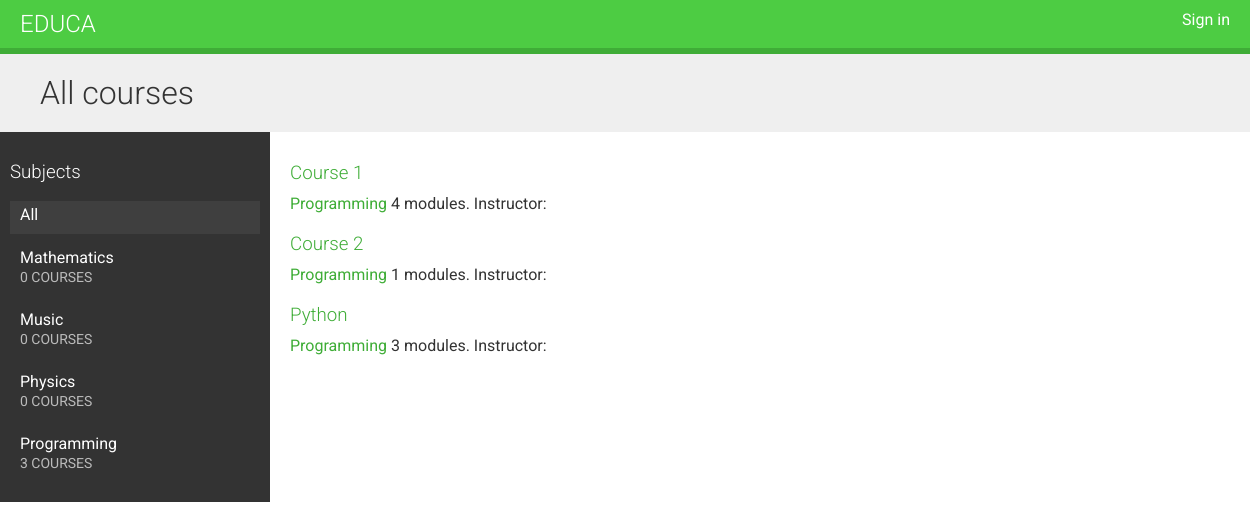
The page / on the database its author committed.
### courses/models.py (models this page shows, shortened)
class Subject(models.Model):
    title = models.CharField(max_length=200)
    slug = models.SlugField(max_length=200, unique=True)
    class Meta:
        ordering = ['title']
    def __str__(self):
        return self.title

class Course(models.Model):
    owner = models.ForeignKey(User,
                              related_name='courses_created',
                              on_delete=models.CASCADE)
    subject = models.ForeignKey(Subject,
                                related_name='courses',
                                on_delete=models.CASCADE)
    title = models.CharField(max_length=200)
    slug = models.SlugField(max_length=200, unique=True)
    overview = models.TextField()
    created = models.DateTimeField(auto_now_add=True)
    students = models.ManyToManyField(User,
                                      related_name='courses_joined',
                                      blank=True)
    class Meta:
        ordering = ['-created']

### courses/views.py (the view)
# urls.py: path('', CourseListView.as_view(), name='course_list'),
class CourseListView(TemplateResponseMixin, View):
    model = Course
    template_name = 'courses/course/list.html'
    def get(self, request, subject=None):
        subjects = cache.get('all_subjects')
        if not subjects:
            subjects = Subject.objects.annotate(
                total_courses=Count('courses'))
            cache.set('all_subjects', subjects)
        all_courses = Course.objects.annotate(
            total_modules=Count('modules'))
        if subject:
            subject = get_object_or_404(Subject, slug=subject)
            key = f'subject_{subject.id}_courses'
            courses = cache.get(key)
            if not courses:
                courses = all_courses.filter(subject=subject)
                cache.set(key, courses)
        else:
            courses = cache.get('all_courses')
            if not courses:
                courses = all_courses
                cache.set('all_courses', courses)
        return self.render_to_response({'subjects': subjects,
                                        'subject': subject,
                                        'courses': courses})

### courses/templates/courses/course/list.html (shortened to what this page needs)
{% extends "base.html" %}
{% block content %}
    <h1>
        {% if subject %}
            {{ subject.title }} courses
        {% else %}
            All courses
        {% endif %}
    </h1>
    <div class="contents">
        <h3>Subjects</h3>
        <ul id="modules">
            <li {% if not subject %}class="selected"{% endif %}>
                <a href="{% url "course_list" %}">All</a>
            </li>
            {% for s in subjects %}
                <li {% if subject == s %}class="selected"{% endif %}>
                    <a href="{% url "course_list_subject" s.slug%}">
                        {{ s.title }}
                        <br><span>{{ s.total_courses }} courses</span>
                    </a>
                </li>
            {% endfor %}
        </ul>
    </div>
    <div class="module">
        {% for course in courses %}
            {% with subject=course.subject %}
                <h3>
                    <a href="{% url "course_detail" course.slug %}">
                        {{ course.title }}
                    </a>
                </h3>
                <p>
                    <a href="{% url "course_list_subject" subject.slug %}">
                        {{ subject }}
                    </a>
                    {{ course.total_modules }} modules.
                    Instructor: {{ course.owner.get_full_name }}
                </p>
            {% endwith %}
        {% endfor %}
    </div>
{% endblock %}

### courses/templates/base.html (shortened to what this page needs)
{% load static %}
<!DOCTYPE html>
<html lang="en">
<head>
    <link href="{% static "css/base.css" %}" rel="stylesheet">
</head>
<body>
  <div id="header">
      <a href="/" class="logo">Educa</a>
      <ul class="menu">
          {% if request.user.is_authenticated %}
              <li><a href="{% url "logout" %}">Sign out</a></li>
          {% else %}
              <li><a href="{% url "login" %}">Sign in</a></li>
          {% endif %}
      </ul>
  </div>
  <div id="content">
      {% block content %}
      {% endblock %}
  </div>
</body>
</html>

### courses/static/css/base.css (style rules this page uses)
body { margin:0; font-family:'Roboto', sans-serif; font-weight:400; color:#333; }
a { color:#3fad37; text-decoration:none; }
ul { float:left; }
h1, h2, h3, h4, h5, h6 { font-family:'Roboto', sans-serif; font-weight:300; }
h1 { background:#efefef; width:100%; overflow:auto; padding:20px 0 20px 40px; margin:0; }
.module { padding:10px 20px; float:left; width:600px; }
.module h3 { margin:20px 0 0; padding:0; width:100%; }
.module p { margin:10px 0 20px; width:100%; float:left; }
#header { background:#4dcc43; overflow:auto; padding:10px 20px; border-bottom:6px solid #3fad37; }
#header .logo { text-decoration:none; font-family:'Roboto', sans-serif; font-weight:300; text-transform:uppercase; font-size:24px; color:#fff; float:left; }
#header a { color:#fff; }
#header .menu { list-style:none; float:right; margin:0; padding:0; }
.contents { width:20%; padding:10px; float:left; background:#333; color: #fff; font-family:'Roboto', sans-serif; }
.contents ul { list-style:none; margin:0; padding:0; width:100%; }
.contents ul li { margin:0 0 10px 0; padding:4px 10px 10px; overflow:auto; cursor:move; }
.contents ul li.selected { background:#3f3f3f; }
.contents ul span { text-transform:uppercase; color:#bbb; font-size:14px; }
.contents ul a { display:block; color:#fff; text-decoration:none; }

### rows shown on the page
Subject: title "Mathematics", total_courses "0"
Subject: title "Music", total_courses "0"
Subject: title "Physics", total_courses "0"
Subject: title "Programming", total_courses "3"
Course: title "Course 1", subject "Programming", total_modules "4"
Course: title "Course 2", subject "Programming", total_modules "1"
Course: title "Python", subject "Programming", total_modules "3"
